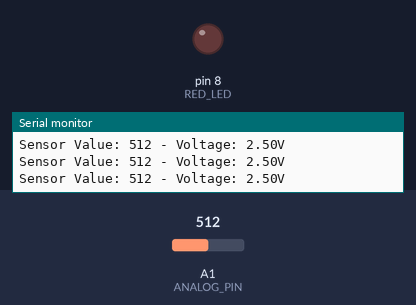
Simulated run of this program. Board: Arduino Uno, built with avr-gcc and run on an emulated ATmega328P. Parts: output pins drawn as LEDs (lit = HIGH), the last lines printed to the serial monitor. Inputs (shaded band) come from the test bench; at power-on: A1 (ANALOG_PIN) = 512.

Above: at 1.3 s.
1.4 s: A1 (ANALOG_PIN) set to 812
2.9 s: A1 (ANALOG_PIN) set to 836
At 4.0 s:
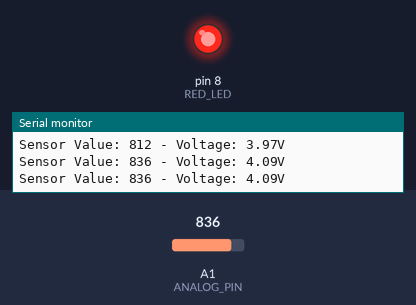
4.5 s: A1 (ANALOG_PIN) set to 716
At 5.3 s:
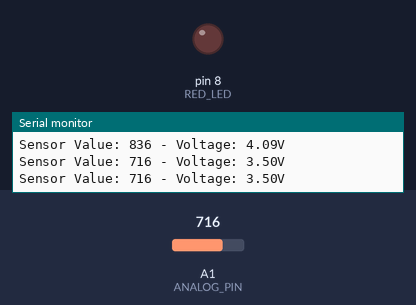
6.0 s: A1 (ANALOG_PIN) set to 900
At 6.5 s:
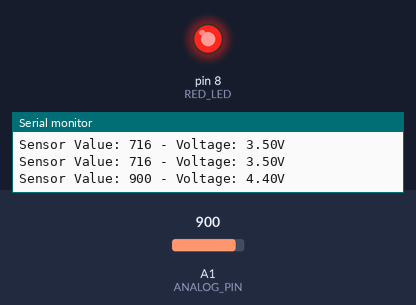
Timing chart, 0 to 8.5 s (numbered marks = the images above; inputs shaded):
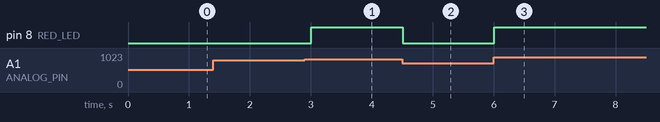

The program:

main.cpp
```cpp
#include <Arduino.h>
#include <stdint.h>

uint8_t const ANALOG_PIN = A1;  // Define analog pin A1
uint8_t const RED_LED = 8;     // Define LED pin
uint16_t sensorValue = 0;       // Variable to store the sensor reading
float voltage = 0;              // Variable to store the calculated voltage

void setup() {
  Serial.begin(9600);      // Initialize serial communication
  pinMode(RED_LED, OUTPUT); // Set LED pin as output
}

void loop() {
  // Read the analog value (0-1023)
  sensorValue = analogRead(ANALOG_PIN);

  // Convert the analog reading (0-1023) to voltage (0-5V)
  voltage = (sensorValue / 1023.) * 5.0;

  // Print the results to Serial Monitor
  Serial.print("Sensor Value: ");
  Serial.print(sensorValue);
  Serial.print(" - Voltage: ");
  Serial.print(voltage);
  Serial.println("V");

  // Control LED based on voltage
  if (voltage >= 4.0) {
    digitalWrite(RED_LED, HIGH);  // Turn LED on
  } else {
    digitalWrite(RED_LED, LOW);   // Turn LED off
  }

  delay(500); // Wait before the next reading
}
```

Measured:
- the behaviour switches between 818 and 819 on A1 (ANALOG_PIN) (found by bisection; images 0 and 1)
- after the input at 2.9 s, pin 8 (RED_LED): LOW → HIGH after 0.11 s
- after the input at 4.5 s, pin 8 (RED_LED): HIGH → LOW at once
- after the input at 6.0 s, pin 8 (RED_LED): LOW → HIGH at once
